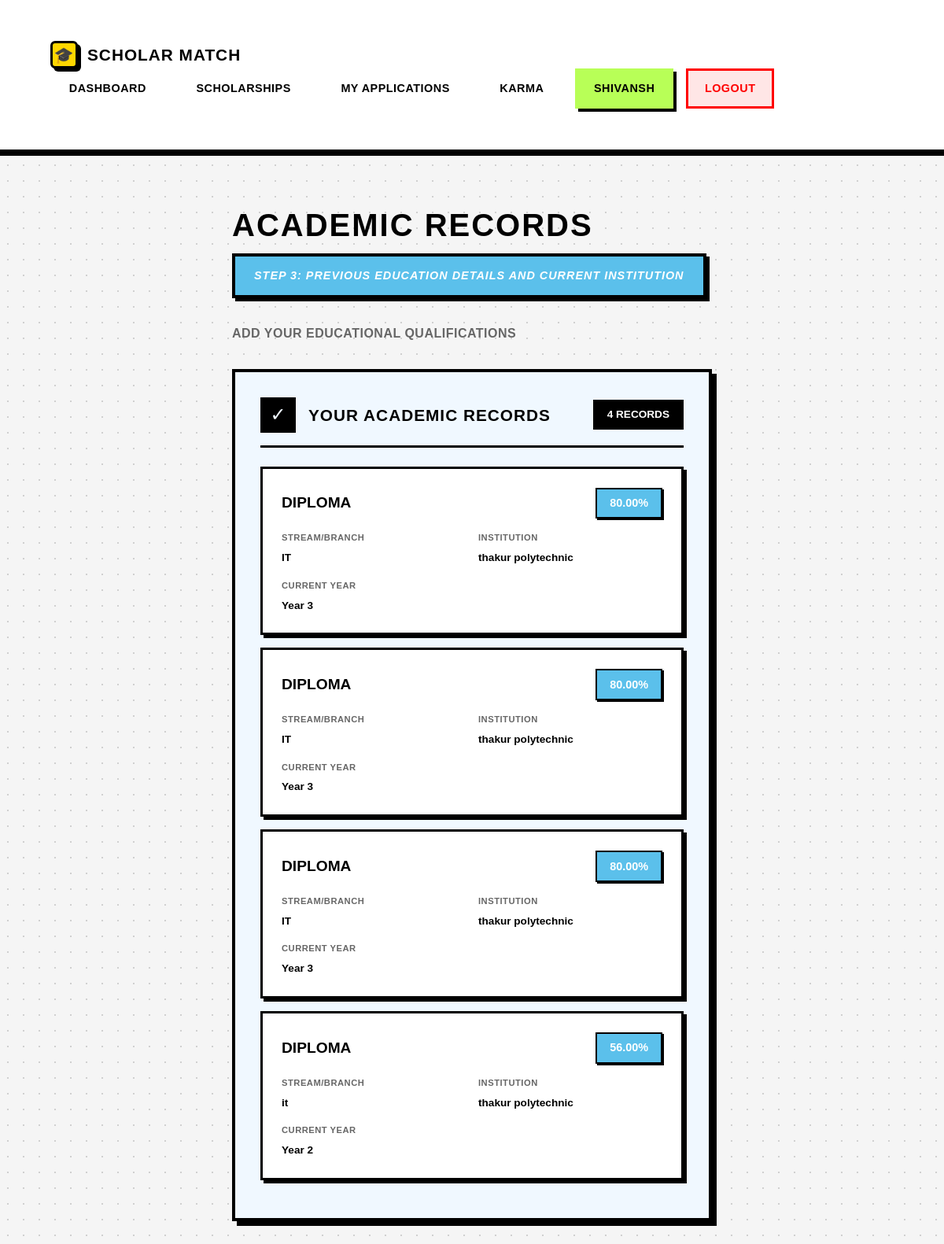
/accounts/otr/step4/ (signed in, upper part), run on an earlier commit of the app's database.
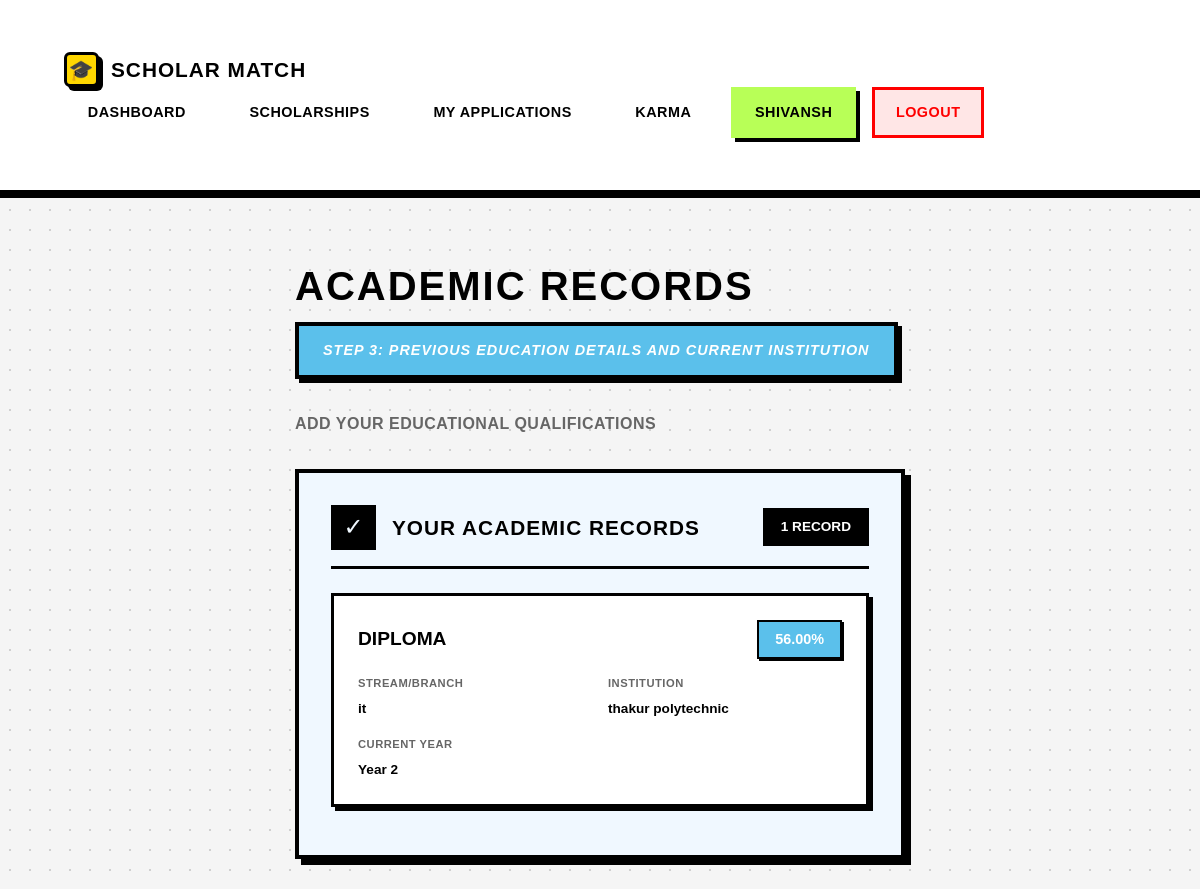
And on a later commit of the database.
### users/models.py (models this page shows, shortened)
class User(AbstractUser):
    is_student = models.BooleanField(default=True)
    is_moderator = models.BooleanField(default=False)
    is_organization = models.BooleanField(default=False)

class AcademicRecord(models.Model):
    student = models.ForeignKey(StudentProfile, on_delete=models.CASCADE, related_name='academic_records')
    degree_level = models.CharField(max_length=50, choices=[
        ('10th', '10th Grade'),
        ('12th', '12th Grade'),
        ('Diploma', 'Diploma'),
        ('UG', 'Undergraduate'),
        ('PG', 'Postgraduate'),
        ('PhD', 'Doctorate')
    ])
    stream = models.CharField(max_length=100, blank=True, help_text="E.g., Science, Commerce, Engineering")
    institution_name = models.CharField(max_length=255)
    current_year = models.IntegerField(null=True, blank=True, help_text="Current year of study")
    last_exam_score = models.DecimalField(max_digits=5, decimal_places=2, null=True, blank=True, help_text="Percentage or CGPA")

### users/otr_views.py (the view)
# urls.py: path('otr/step4/',        otr_views.otr_step4,        name='otr_step4'),
@login_required
def otr_step4(request):
    profile = request.user.studentprofile
    existing_records = profile.academic_records.all()
    if request.method == 'POST':
        form = OTRStep4Form(request.POST)
        if form.is_valid():
            existing_records.delete()
            academic_record = form.save(commit=False)
            academic_record.student = profile
            academic_record.save()
            profile.otr_step = max(profile.otr_step, 5)
            profile.profile_completion = max(profile.profile_completion, 45)
            profile.save()
            messages.success(request, 'Academic information saved successfully!')
            return redirect('otr_step5')
    else:
        latest = existing_records.order_by('-id').first()
        form = OTRStep4Form(instance=latest) if latest else OTRStep4Form()
    return render(request, 'users/otr/step4_academic.html', {
        'form': form, 'profile': profile,
        'existing_records': existing_records, 'step': 4
    })

### users/templates/users/otr/step4_academic.html (shortened to what this page needs)
{% extends 'base.html' %}
{% block content %}
<div class="otr-page-container">
    <main class="otr-main-content">
        <div class="page-header">
            <h1 class="page-title">Academic Records</h1>
            <div class="step-indicator">
                <div class="step-indicator-text">Step 3: Previous Education Details and Current Institution</div>
            </div>
            <p class="page-subtitle">Add your educational qualifications</p>
        </div>
        {% if existing_records %}
        <div class="records-section">
            <div class="records-header">
                <div class="records-title">
                    <div class="records-icon">✓</div>
                    <h3 class="records-title-text">Your Academic Records</h3>
                </div>
                <div class="records-count">{{ existing_records|length }} Record{% if existing_records|length != 1 %}s{% endif %}</div>
            </div>
            {% for record in existing_records %}
            <div class="record-item">
                <div class="record-header">
                    <div class="record-degree">{{ record.degree_level }}</div>
                    <div class="record-score">{{ record.last_exam_score }}%</div>
                </div>
                <div class="record-details">
                    <div class="record-detail-item">
                        <div class="record-detail-label">Stream/Branch</div>
                        <div class="record-detail-value">{{ record.stream }}</div>
                    </div>
                    <div class="record-detail-item">
                        <div class="record-detail-label">Institution</div>
                        <div class="record-detail-value">{{ record.institution_name }}</div>
                    </div>
                    <div class="record-detail-item">
                        <div class="record-detail-label">Current Year</div>
                        <div class="record-detail-value">Year {{ record.current_year }}</div>
                    </div>
                </div>
            </div>
            {% endfor %}
        </div>
        {% endif %}
    </main>
</div>
{% endblock %}

### templates/base.html (shortened to what this page needs)
<!DOCTYPE html>
<html lang="en">
<head>
</head>
<body>
    <nav>
        <div class="container">
            <a href="/" class="logo">
                <div class="logo-icon">🎓</div>
                <span>Scholar Match</span>
            </a>
            <ul>
                {% if user.is_authenticated %}
                {% if user.is_student %}
                <li><a href="{% url 'student_dashboard' %}">Dashboard</a></li>
                <li><a href="{% url 'scholarships:scholarship_list' %}">Scholarships</a></li>
                <li><a href="{% url 'applications:my_applications' %}">My Applications</a></li>
                <li><a href="{% url 'karma:karma_dashboard' %}">Karma</a></li>
                {% elif user.is_organization %}
                <li><a href="{% url 'funder_portal:funder_dashboard' %}">Dashboard</a></li>
                <li><a href="{% url 'funder_portal:create_scholarship' %}">Create Scholarship</a></li>
                <li><a href="{% url 'funder_portal:view_applications' %}">Applications</a></li>
                {% elif user.is_moderator %}
                <li><a href="{% url 'moderator_dashboard' %}">Dashboard</a></li>
                <li><a href="{% url 'moderator_add_scholarship' %}">Add Scholarship</a></li>
                <li><a href="{% url 'karma:moderator_overview' %}">Karma Review</a></li>
                {% endif %}
                <li>
                    <span class="user-info">{{ user.username }}</span>
                </li>
                <li><a href="{% url 'logout' %}" class="logout-btn">Logout</a></li>
                {% else %}
                <li><a href="{% url 'login' %}">Login</a></li>
                {% endif %}
            </ul>
        </div>
    </nav>
    <div class="container">
        {% block content %}
        {% endblock %}
    </div>
</body>
</html>

### templates/base.html (style rules this page uses)
* { margin: 0; padding: 0; box-sizing: border-box; }
:root { --primary-yellow: #FFD700; --neon-green: #B8FF57; --bright-blue: #0066FF; --black: #000000; --white: #FFFFFF; --light-gray: #f5f5f5; --text-gray: #666666; --border-black: #000000; --shadow-black: #000000; --bright-red: #FF0000; --bright-green: #00CC00; --bright-purple: #B8A4FF; --bright-orange: #FFA04A; }
body { font-family: 'Arial', 'Helvetica Neue', sans-serif; background: var(--light-gray); background-image: radial-gradient(circle, #d0d0d0 1px, transparent 1px); background-size: 20px 20px; color: var(--black); line-height: 1.6; min-height: 100vh; display: flex; flex-direction: column; }
nav { background: var(--white); border-bottom: 4px solid var(--black); padding: 0.75rem 2rem; box-shadow: 0 4px 0 var(--black); position: sticky; top: 0; z-index: 1000; }
nav .container { max-width: 1400px; margin: 0 auto; display: flex; justify-content: space-between; align-items: center; flex-wrap: wrap; }
nav .logo { color: var(--black); font-size: 1.3rem; font-weight: 900; text-decoration: none; display: flex; align-items: center; gap: 0.75rem; transition: all 0.2s ease; text-transform: uppercase; letter-spacing: 1px; font-family: 'Arial Black', sans-serif; }
nav .logo-icon { width: 35px; height: 35px; background: var(--primary-yellow); border: 3px solid var(--black); border-radius: 6px; display: flex; align-items: center; justify-content: center; font-size: 20px; box-shadow: 4px 4px 0 var(--black); }
nav ul { list-style: none; display: flex; gap: 1rem; align-items: center; flex-wrap: wrap; }
nav ul li a, nav ul li .user-info { color: var(--black); text-decoration: none; padding: 0.7rem 1.3rem; border-radius: 0; transition: all 0.2s ease; font-weight: 700; font-size: 0.9rem; display: block; text-transform: uppercase; letter-spacing: 0.5px; border: 3px solid transparent; }
nav .user-info { background: var(--neon-green); border: 3px solid var(--black); color: var(--black); padding: 0.7rem 1.5rem; font-weight: 900; box-shadow: 4px 4px 0 var(--black); font-family: 'Arial Black', sans-serif; }
nav .logout-btn { background: #FFE6E6; border: 3px solid var(--bright-red); color: var(--bright-red); font-weight: 900; }
.container { max-width: 1400px; margin: 0 auto; padding: 2.5rem 2rem; flex: 1; }

What changed in the data, as far as the page shows it:
removed AcademicRecord: degree_level "DIPLOMA", last_exam_score "80.00", stream "IT", institution_name "thakur polytechnic", current_year "3"
removed AcademicRecord: degree_level "DIPLOMA", last_exam_score "80.00", stream "IT", institution_name "thakur polytechnic", current_year "3"
removed AcademicRecord: degree_level "DIPLOMA", last_exam_score "80.00", stream "IT", institution_name "thakur polytechnic", current_year "3"
Also different on the page:
{{ existing_records|length }}: "4" → "1"
text no longer shown: "S"
